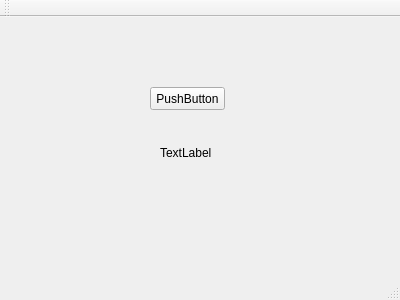
<?xml version="1.0" encoding="UTF-8"?>
<ui version="4.0">
 <class>MainWindow</class>
 <widget class="QMainWindow" name="MainWindow">
  <property name="geometry">
   <rect>
    <x>0</x>
    <y>0</y>
    <width>400</width>
    <height>300</height>
   </rect>
  </property>
  <property name="windowTitle">
   <string>MainWindow</string>
  </property>
  <widget class="QWidget" name="centralWidget">
   <widget class="QPushButton" name="pushButton">
    <property name="geometry">
     <rect>
      <x>150</x>
      <y>70</y>
      <width>75</width>
      <height>23</height>
     </rect>
    </property>
    <property name="text">
     <string>PushButton</string>
    </property>
   </widget>
   <widget class="QLabel" name="label">
    <property name="geometry">
     <rect>
      <x>160</x>
      <y>120</y>
      <width>141</width>
      <height>31</height>
     </rect>
    </property>
    <property name="text">
     <string>TextLabel</string>
    </property>
   </widget>
  </widget>
  <widget class="QMenuBar" name="menuBar">
   <property name="geometry">
    <rect>
     <x>0</x>
     <y>0</y>
     <width>400</width>
     <height>21</height>
    </rect>
   </property>
  </widget>
  <widget class="QToolBar" name="mainToolBar">
   <attribute name="toolBarArea">
    <enum>TopToolBarArea</enum>
   </attribute>
   <attribute name="toolBarBreak">
    <bool>false</bool>
   </attribute>
  </widget>
  <widget class="QStatusBar" name="statusBar"/>
 </widget>
 <layoutdefault spacing="6" margin="11"/>
 <resources/>
 <connections/>
</ui>
